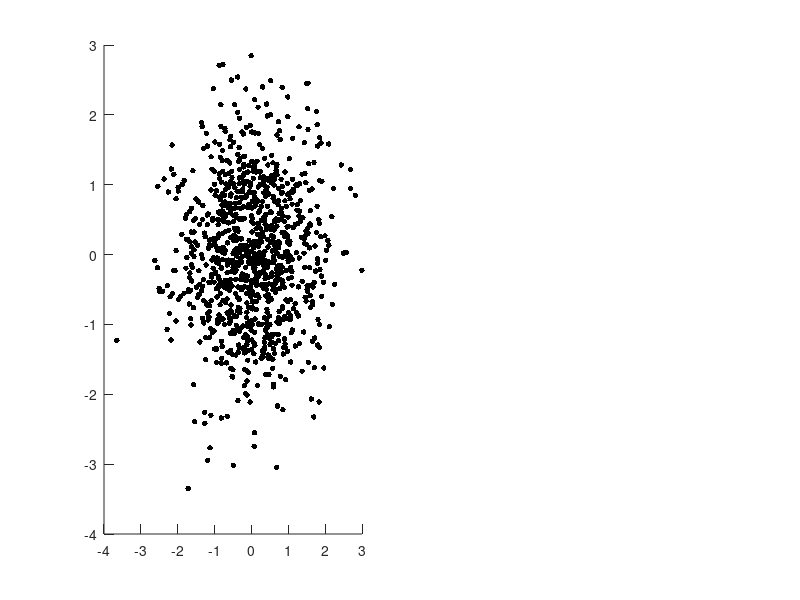

This chart was generated by the following MATLAB code: (Note: this script raises an error after producing the figure.)

%% uncorrelated Gaussian copula example

Npoint = 1000;
x = mvnrnd([0 0],[1 0; 0 1],Npoint);
figure
subplot(1,2,1)
hs = scatter(x(:,1),x(:,2),16,'k','filled');
set(gca,'ticklength',2*get(gca,'ticklength'))
alpha(hs,al);
box on
axis square
l = 4;
xlim([-l l])
ylim([-l l])

subplot(1,2,2)
hs = scatter(ctransform(x(:,1)), ctransform(x(:,2)), 'k','filled');
set(gca,'ticklength',2*get(gca,'ticklength'))
alpha(hs,al)
axis square
box on
%% correlated Gaussian copula example
Npoint = 1000;
r = 0.8;
al = 0.2;

x = mvnrnd([0 0],[1 r; r 1],Npoint);
figure
subplot(1,2,1)
hs = scatter(x(:,1),x(:,2),16,'k','filled');
set(gca,'ticklength',2*get(gca,'ticklength'))
alpha(hs,al);
box on
axis square
l = 4;
xlim([-l l])
ylim([-l l])

subplot(1,2,2)
hs = scatter(ctransform(x(:,1)), ctransform(x(:,2)), 'k','filled');
set(gca,'ticklength',2*get(gca,'ticklength'))
alpha(hs,al)
axis square
box on

%% Gaussian-exponentialexample
Npoint = 1000;
mu = 1.5;
y = exprnd(mu, [Npoint 1]);
x = randn(Npoint,1) + y;

figure
subplot(1,3,1)
% scatter(y,x,'k','filled')
scatterhist(y,x,'Kernel','on','Color','k','Marker','.')
set(gca,'ticklength',2*get(gca,'ticklength'))
% % 
% axis square
% l = 4;
% xlim([0 14])
% ylim([-4 14])

%%
cx = ctransform(x);
cy = ctransform(y);
figure
subplot(1,2,1)
hs = scatter(cy, cx, 'k','filled');
set(gca,'ticklength',2*get(gca,'ticklength'))
alpha(hs,al)
axis square
box on
%%
subplot(1,3,3)
scatter(norminv(cy),norminv(cx),'k','filled')
axis square
%%
scatterhist(norminv(cy),norminv(cx),'Kernel','on','Color','k','Marker','.')
set(gca,'ticklength',2*get(gca,'ticklength'))
